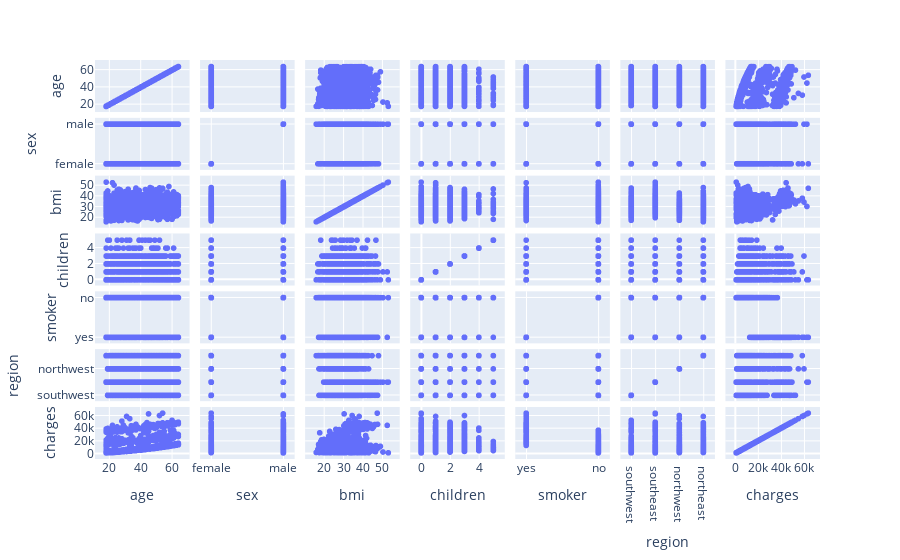

The notebook cell this image was saved under:
### Markdown cell above
[**Inference:** Outliers could be found in Charges and also it's right skewed]

### Code cell
fig = px.scatter_matrix(data)
fig.show()

### Figure 1 — Plotly figure (JSON) as saved in the notebook; plotly's stock layout.template omitted (floating-point values rounded to 4 significant figures; data arrays with more than 128 entries replaced by an {"elided": "..."} marker saying what was removed)
{"data": [{"dimensions": [{"axis": {"matches": true}, "label": "age", "values": {"elided": "1338 int values"}}, {"axis": {"matches": true}, "label": "sex", "values": {"elided": "1338 str values"}}, {"axis": {"matches": true}, "label": "bmi", "values": {"elided": "1338 float values"}}, {"axis": {"matches": true}, "label": "children", "values": {"elided": "1338 int values"}}, {"axis": {"matches": true}, "label": "smoker", "values": {"elided": "1338 str values"}}, {"axis": {"matches": true}, "label": "region", "values": {"elided": "1338 str values"}}, {"axis": {"matches": true}, "label": "charges", "values": {"elided": "1338 float values"}}], "hovertemplate": "%{xaxis.title.text}=%{x}<br>%{yaxis.title.text}=%{y}<extra></extra>", "legendgroup": "", "marker": {"color": "#636efa", "symbol": "circle"}, "name": "", "showlegend": false, "type": "splom"}], "layout": {"dragmode": "select", "legend": {"tracegroupgap": 0}, "margin": {"t": 60}}}
